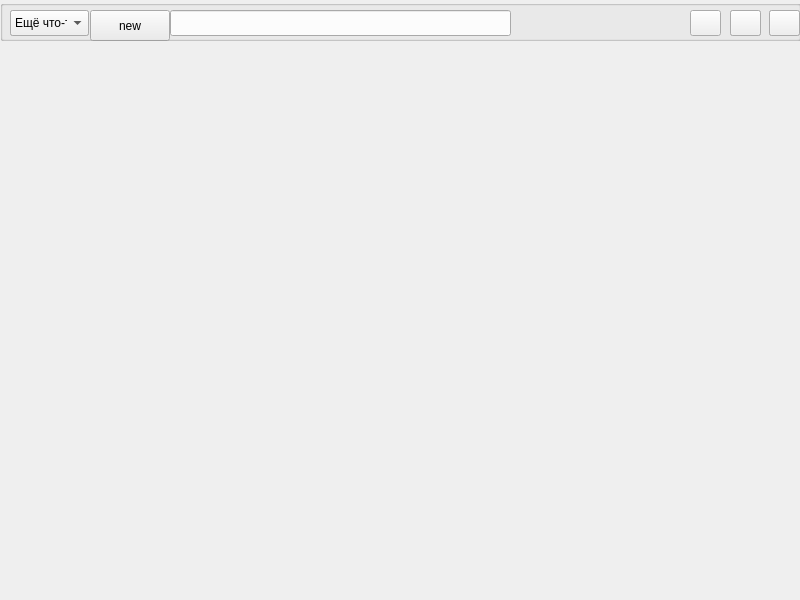
<?xml version="1.0" encoding="UTF-8"?>
<ui version="4.0">
 <class>MainWindow</class>
 <widget class="QMainWindow" name="MainWindow">
  <property name="geometry">
   <rect>
    <x>0</x>
    <y>0</y>
    <width>800</width>
    <height>600</height>
   </rect>
  </property>
  <property name="windowTitle">
   <string>TaskManager</string>
  </property>
  <widget class="QWidget" name="centralwidget">
   <widget class="QGroupBox" name="gbMainLogged">
    <property name="geometry">
     <rect>
      <x>0</x>
      <y>0</y>
      <width>801</width>
      <height>41</height>
     </rect>
    </property>
    <property name="title">
     <string/>
    </property>
    <property name="alignment">
     <set>Qt::AlignLeading|Qt::AlignLeft|Qt::AlignTop</set>
    </property>
    <widget class="QPushButton" name="newTaskBtn">
     <property name="geometry">
      <rect>
       <x>90</x>
       <y>10</y>
       <width>80</width>
       <height>31</height>
      </rect>
     </property>
     <property name="sizePolicy">
      <sizepolicy hsizetype="Fixed" vsizetype="Fixed">
       <horstretch>0</horstretch>
       <verstretch>0</verstretch>
      </sizepolicy>
     </property>
     <property name="text">
      <string>new</string>
     </property>
    </widget>
    <widget class="QPushButton" name="logOutBtn">
     <property name="geometry">
      <rect>
       <x>730</x>
       <y>10</y>
       <width>31</width>
       <height>26</height>
      </rect>
     </property>
     <property name="text">
      <string/>
     </property>
     <property name="icon">
      <iconset theme="preferences-desktop-accessibility"/>
     </property>
    </widget>
    <widget class="QLineEdit" name="lineEdit">
     <property name="geometry">
      <rect>
       <x>170</x>
       <y>10</y>
       <width>341</width>
       <height>26</height>
      </rect>
     </property>
    </widget>
    <widget class="QLabel" name="personNameLbl">
     <property name="geometry">
      <rect>
       <x>530</x>
       <y>10</y>
       <width>171</width>
       <height>21</height>
      </rect>
     </property>
     <property name="text">
      <string/>
     </property>
    </widget>
    <widget class="QComboBox" name="comboBox">
     <property name="geometry">
      <rect>
       <x>10</x>
       <y>10</y>
       <width>79</width>
       <height>26</height>
      </rect>
     </property>
     <item>
      <property name="text">
       <string>Ещё что-то</string>
      </property>
     </item>
     <item>
      <property name="text">
       <string>Закрыть</string>
      </property>
      <property name="icon">
       <iconset theme="document-send"/>
      </property>
     </item>
    </widget>
    <widget class="QPushButton" name="quit1Btn">
     <property name="geometry">
      <rect>
       <x>769</x>
       <y>10</y>
       <width>31</width>
       <height>26</height>
      </rect>
     </property>
     <property name="text">
      <string/>
     </property>
     <property name="icon">
      <iconset>
       <normaloff>../icons/quir.jpg</normaloff>../icons/quir.jpg</iconset>
     </property>
    </widget>
   </widget>
   <widget class="QGroupBox" name="gbMainUnLogged">
    <property name="geometry">
     <rect>
      <x>0</x>
      <y>0</y>
      <width>801</width>
      <height>41</height>
     </rect>
    </property>
    <property name="title">
     <string/>
    </property>
    <widget class="QPushButton" name="authBtn">
     <property name="geometry">
      <rect>
       <x>730</x>
       <y>10</y>
       <width>31</width>
       <height>26</height>
      </rect>
     </property>
     <property name="text">
      <string/>
     </property>
     <property name="icon">
      <iconset>
       <normaloff>../icons/login_drak.png</normaloff>../icons/login_drak.png</iconset>
     </property>
    </widget>
    <widget class="QComboBox" name="comboBox_2">
     <property name="geometry">
      <rect>
       <x>10</x>
       <y>10</y>
       <width>79</width>
       <height>26</height>
      </rect>
     </property>
     <item>
      <property name="text">
       <string>Ещё что-то</string>
      </property>
     </item>
     <item>
      <property name="text">
       <string>Закрыть</string>
      </property>
      <property name="icon">
       <iconset theme="document-send"/>
      </property>
     </item>
    </widget>
    <widget class="QPushButton" name="quit2Btn">
     <property name="geometry">
      <rect>
       <x>769</x>
       <y>10</y>
       <width>31</width>
       <height>26</height>
      </rect>
     </property>
     <property name="text">
      <string/>
     </property>
     <property name="icon">
      <iconset>
       <normaloff>../icons/quir.jpg</normaloff>../icons/quir.jpg</iconset>
     </property>
    </widget>
    <widget class="QPushButton" name="registerBtn">
     <property name="geometry">
      <rect>
       <x>690</x>
       <y>10</y>
       <width>31</width>
       <height>26</height>
      </rect>
     </property>
     <property name="text">
      <string/>
     </property>
     <property name="icon">
      <iconset>
       <normaloff>../icons/reg_dark.png</normaloff>../icons/reg_dark.png</iconset>
     </property>
    </widget>
   </widget>
  </widget>
  <action name="quit">
   <property name="checkable">
    <bool>false</bool>
   </property>
   <property name="enabled">
    <bool>true</bool>
   </property>
   <property name="icon">
    <iconset>
     <normaloff>../icons/quir.jpg</normaloff>../icons/quir.jpg</iconset>
   </property>
   <property name="text">
    <string>Выключить</string>
   </property>
   <property name="toolTip">
    <string>Завершитьработу</string>
   </property>
   <property name="menuRole">
    <enum>QAction::QuitRole</enum>
   </property>
  </action>
  <action name="logOut">
   <property name="icon">
    <iconset>
     <normaloff>../icons/logOut.png</normaloff>../icons/logOut.png</iconset>
   </property>
   <property name="text">
    <string>Выйти</string>
   </property>
   <property name="toolTip">
    <string>Выйти с устройства</string>
   </property>
   <property name="menuRole">
    <enum>QAction::NoRole</enum>
   </property>
  </action>
  <action name="logIn">
   <property name="icon">
    <iconset>
     <normaloff>../icons/login_drak.png</normaloff>../icons/login_drak.png</iconset>
   </property>
   <property name="text">
    <string>Войти</string>
   </property>
   <property name="toolTip">
    <string>Авторизация</string>
   </property>
   <property name="menuRole">
    <enum>QAction::NoRole</enum>
   </property>
  </action>
  <action name="register'">
   <property name="icon">
    <iconset>
     <normaloff>../icons/reg_dark.png</normaloff>../icons/reg_dark.png</iconset>
   </property>
   <property name="text">
    <string>Регистрация</string>
   </property>
   <property name="toolTip">
    <string>Регистрация нового пользователя</string>
   </property>
   <property name="menuRole">
    <enum>QAction::NoRole</enum>
   </property>
  </action>
 </widget>
 <resources/>
 <connections/>
</ui>
